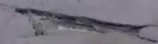
#> input picture road_defect_detection/classification pothole/classif/p1.jpg, 158 x 44 px
$ jupyter execute --allow-errors 'road defect detection.ipynb'   (older library calls are emulated)
#> lines starting #> are read from the running program, lines starting #| are printed output that depends on the picture; after the words box and inside, x2 and y2 are one past the last pixel; in counts of white or black regions, pixels touching at a corner belong together
[cell 1]
import shutil
# font
#> (the rest of this cell did not finish here and is left out)

#> (a cell that did not finish here is left out)

# Potholes

[cell 3]
import cv2
import numpy as np
import matplotlib.pyplot as plt

img_real_1 = cv2.imread("p1.jpg")
#> img_real_1 is the input picture: shape (44, 158, 3); mean B, G, R 125.5, 116.2, 119
img_r_1 = cv2.imread("p1.jpg",cv2.IMREAD_GRAYSCALE)
#> img_r_1: shape (44, 158); min 21, max 172, mean 118
img_1 = cv2.GaussianBlur(img_r_1,(3,3),0)

lap_1 = cv2.Laplacian(img_1, cv2.CV_64F, ksize=3)
lap_1 = np.uint8(np.absolute(lap_1))
_, mask_1 = cv2.threshold(lap_1, 50,255, cv2.THRESH_BINARY)
#> mask_1: shape (44, 158); 7.7% white in thin lines or dots, all inside (x1, y1, x2, y2) = (14, 7, 158, 44)

img_real_2 = cv2.imread("p2.jpg")
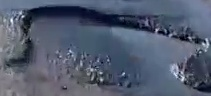
#> input picture road_defect_detection/classification pothole/classif/p2.jpg, 211 x 96 px
#> img_real_2 is the input picture: shape (96, 211, 3); mean B, G, R 111.2, 92.1, 82.6
img_r_2 = cv2.imread("p2.jpg",cv2.IMREAD_GRAYSCALE)
#> img_r_2: shape (96, 211); min 0, max 255, mean 91.4
img_2 = cv2.GaussianBlur(img_r_2,(3,3),0)

lap_2 = cv2.Laplacian(img_2, cv2.CV_64F, ksize=3)
lap_2 = np.uint8(np.absolute(lap_2))
_, mask_2 = cv2.threshold(lap_2, 50,255, cv2.THRESH_BINARY)
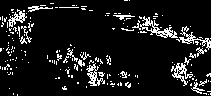
#> mask_2: shape (96, 211); 10.2% white in thin lines or dots
pixel_1 = mask_1.reshape(-1)
#> pixel_1 = 6952 values, max 255 at index 1125, min 0 at index 0, mean 19.62
pixel_1 = list(pixel_1)
n_1 = pixel_1.count(255)
#> n_1 = 535
m_1  = pixel_1.count(0)
#> m_1 = 6417
ratio_1 = n_1/m_1
#> ratio_1 = 0.0834

pixel_2 = mask_2.reshape(-1)
pixel_2 = list(pixel_2)
#> pixel_2 = 20256 items
n_2 = pixel_2.count(255)
#> n_2 = 2065
m_2  = pixel_2.count(0)
#> m_2 = 18191
ratio_2 = n_2/m_2
#> ratio_2 = 0.114


fig, axs = plt.subplots(2, 2)
axs[0, 0].imshow(img_real_1)
axs[0, 1].imshow(img_real_2)
axs[1, 0].imshow(mask_1)
axs[1, 0].set_title(ratio_1)
axs[1, 1].imshow(mask_2)
axs[1, 1].set_title(ratio_2)
print("Pixel wise ratio: ")
print(round(ratio_1,4),round(ratio_2,4))
#| 0.0834 0.1135
#> figure, not shown here; B, G, R data is drawn as R, G, B

# Alligator Cracking

[cell 4]
dim = (200,200)
img_real_1 = cv2.imread("a1.jpg")
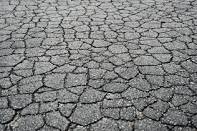
#> input picture road_defect_detection/classification pothole/classif/a1.jpg, 197 x 131 px
#> img_real_1 is the input picture: shape (131, 197, 3); mean B, G, R 129.1, 129.7, 128.5
img_r_1 = cv2.imread("a1.jpg",cv2.IMREAD_GRAYSCALE)
#> img_r_1: shape (131, 197); min 0, max 231, mean 129.2
img_real_1 = cv2.resize(img_real_1, dim, interpolation = cv2.INTER_AREA)
#> img_real_1: shape (200, 200, 3)
img_r_1 = cv2.resize(img_r_1, dim, interpolation = cv2.INTER_AREA)
#> img_r_1: shape (200, 200)
img_1 = cv2.GaussianBlur(img_r_1,(3,3),0)
#> img_1: shape (200, 200)

lap_1 = cv2.Laplacian(img_1, cv2.CV_64F, ksize=3)
#> lap_1: shape (200, 200) float64
lap_1 = np.uint8(np.absolute(lap_1))
_, mask_1 = cv2.threshold(lap_1, 50,255, cv2.THRESH_BINARY)
#> mask_1: shape (200, 200); 45.7% white in thin lines or dots

img_real_2 = cv2.imread("a2.jpg")
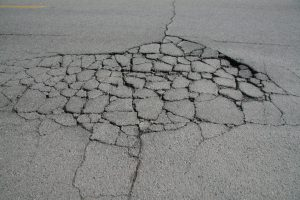
#> input picture road_defect_detection/classification pothole/classif/a2.jpg, 300 x 200 px
#> img_real_2 is the input picture: shape (200, 300, 3); mean B, G, R 128.5, 129.8, 129.1
img_r_2 = cv2.imread("a2.jpg",cv2.IMREAD_GRAYSCALE)
#> img_r_2: shape (200, 300); min 0, max 181, mean 129.5
img_real_2 = cv2.resize(img_real_2, dim, interpolation = cv2.INTER_AREA)
#> img_real_2: shape (200, 200, 3)
img_r_2 = cv2.resize(img_r_2, dim, interpolation = cv2.INTER_AREA)
#> img_r_2: shape (200, 200)
img_2 = cv2.GaussianBlur(img_r_2,(3,3),0)
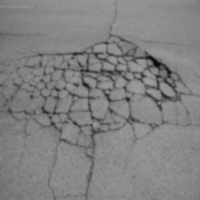
#> img_2: shape (200, 200); min 8, max 159, mean 129.5
lap_2 = cv2.Laplacian(img_2, cv2.CV_64F, ksize=3)
#> lap_2: shape (200, 200) float64
lap_2 = np.uint8(np.absolute(lap_2))
_, mask_2 = cv2.threshold(lap_2, 50,255, cv2.THRESH_BINARY)
#> mask_2: shape (200, 200); 12.4% white in thin lines or dots
pixel_1 = mask_1.reshape(-1)
pixel_1 = list(pixel_1)
#> pixel_1 = 40000 items
n_1 = pixel_1.count(255)
#> n_1 = 18294
m_1  = pixel_1.count(0)
#> m_1 = 21706
ratio_1 = n_1/m_1
#> ratio_1 = 0.843
pixel_2 = mask_2.reshape(-1)
pixel_2 = list(pixel_2)
#> pixel_2 = 40000 items
n_2 = pixel_2.count(255)
#> n_2 = 4964
m_2  = pixel_2.count(0)
#> m_2 = 35036
ratio_2 = n_2/m_2
#> ratio_2 = 0.142


fig, axs = plt.subplots(2, 2)
axs[0, 0].imshow(img_real_1)
axs[0, 1].imshow(img_real_2)
axs[1, 0].imshow(mask_1)
axs[1, 1].imshow(mask_2)
print("Pixel wise ratio: ")
print(round(ratio_1,4),round(ratio_2,4))
#| 0.8428 0.1417
#> figure, not shown here; B, G, R data is drawn as R, G, B

# Longitudinal Cracks

[cell 5]
dim = (200,200)
img_real_1 = cv2.imread("l1.jpg")
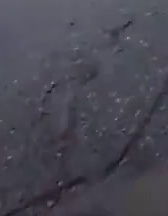
#> input picture road_defect_detection/classification pothole/classif/l1.jpg, 168 x 216 px
#> img_real_1 is the input picture: shape (216, 168, 3); mean B, G, R 82.7, 71.4, 72.9
img_r_1 = cv2.imread("l1.jpg",cv2.IMREAD_GRAYSCALE)
#> img_r_1: shape (216, 168); min 19, max 146, mean 73.1
img_real_1 = cv2.resize(img_real_1, dim, interpolation = cv2.INTER_AREA)
#> img_real_1: shape (200, 200, 3)
img_r_1 = cv2.resize(img_r_1, dim, interpolation = cv2.INTER_AREA)
#> img_r_1: shape (200, 200)
img_1 = cv2.GaussianBlur(img_r_1,(5,5),0)


lap_1 = cv2.Laplacian(img_1, cv2.CV_64F, ksize=5)
lap_1 = np.uint8(np.absolute(lap_1))
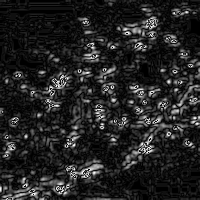
#> lap_1: shape (200, 200); min 0, max 254, mean 35.4
_, mask_1 = cv2.threshold(lap_1, 100,255, cv2.THRESH_BINARY)
#> mask_1: shape (200, 200); 7.9% white in thin lines or dots

img_real_2 = cv2.imread("l2.jpg")
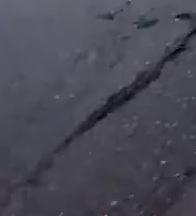
#> input picture road_defect_detection/classification pothole/classif/l2.jpg, 196 x 216 px
#> img_real_2 is the input picture: shape (216, 196, 3); mean B, G, R 85.2, 73.2, 73.9
img_r_2 = cv2.imread("l2.jpg",cv2.IMREAD_GRAYSCALE)
#> img_r_2: shape (216, 196); min 0, max 138, mean 74.7
img_real_2 = cv2.resize(img_real_2, dim, interpolation = cv2.INTER_AREA)
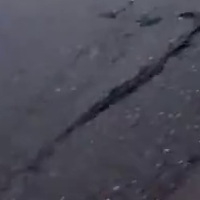
#> img_real_2: shape (200, 200, 3); mean B, G, R 85.1, 73.1, 73.8
img_r_2 = cv2.resize(img_r_2, dim, interpolation = cv2.INTER_AREA)
#> img_r_2: shape (200, 200)
img_2 = cv2.GaussianBlur(img_r_2,(5,5),0)


lap_2 = cv2.Laplacian(img_2, cv2.CV_64F, ksize=5)
lap_2 = np.uint8(np.absolute(lap_2))
_, mask_2 = cv2.threshold(lap_2, 100,255, cv2.THRESH_BINARY)
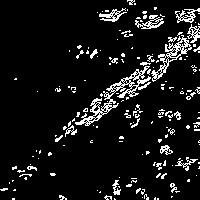
#> mask_2: shape (200, 200); 8.7% white in thin lines or dots

img_real_3 = cv2.imread("l3.jpg")
img_r_3 = cv2.imread("l3.jpg",cv2.IMREAD_GRAYSCALE)
#> (the rest of this cell did not finish here and is left out)
